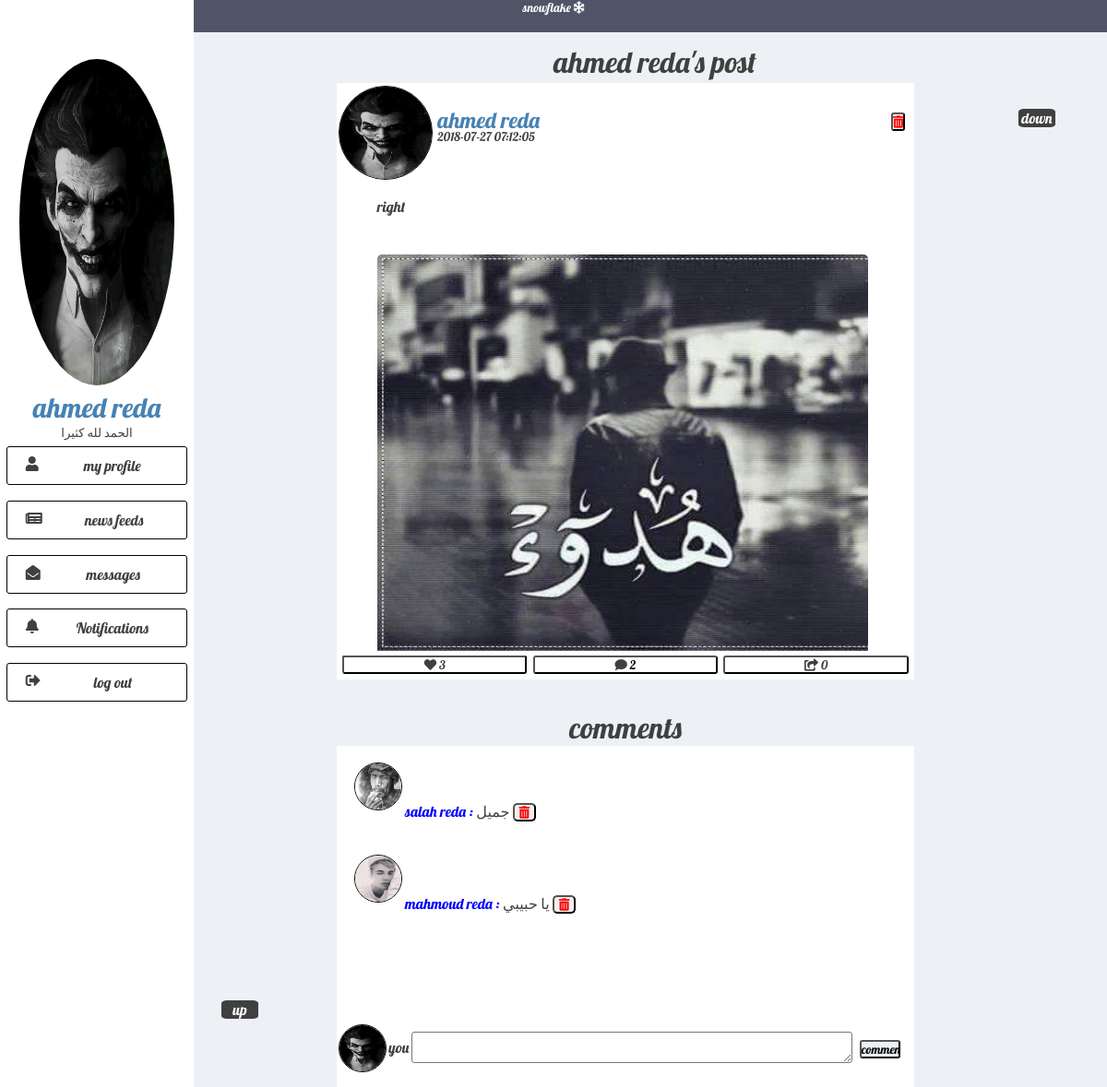
The page /?PG=S_post&post_id=127 (signed in) on the database its author committed.
### tables this page shows
CREATE TABLE `posts` (
  `id` int(11) NOT NULL,
  `text` varchar(500) DEFAULT NULL,
  `time` timestamp NOT NULL DEFAULT CURRENT_TIMESTAMP,
  `likes` int(11) DEFAULT '0',
  `comments` int(11) DEFAULT '0',
  `share` int(11) DEFAULT '0',
  `user_id` int(11) NOT NULL
);

CREATE TABLE `users` (
  `id` int(11) NOT NULL,
  `username` varchar(150) NOT NULL,
  `password` varchar(500) NOT NULL,
  `email` varchar(150) NOT NULL,
  `birth_day` varchar(150) DEFAULT NULL,
  `bio` varchar(500) DEFAULT NULL,
  `job` varchar(150) DEFAULT NULL,
  `city` varchar(150) DEFAULT NULL,
  `time` timestamp NOT NULL DEFAULT CURRENT_TIMESTAMP ON UPDATE CURRENT_TIMESTAMP,
  `secret` varchar(150) NOT NULL
);

CREATE TABLE `comment` (
  `id` int(11) NOT NULL,
  `text` varchar(150) NOT NULL,
  `time` timestamp NULL DEFAULT CURRENT_TIMESTAMP,
  `post_id` int(11) NOT NULL,
  `user_id` int(11) NOT NULL
);

### includes/special/S_post.php (the view, shortened to what this page needs)
<?php
include_once('phpDB/connectDB.php');
	$query="SELECT posts.* , users.id , users.username FROM posts INNER JOIN users ON posts.user_id=users.id WHERE posts.id ='".post_id."' ORDER BY `posts`.`time` DESC;";
			$result=mysqli_query($connect,$query);
			$row=mysqli_fetch_row($result);
		$post_user_name=$row[8];
?>
<a href="#bottom"><div class="go">down</div></a>
<a href="#top"><div class="go" style="top:92%;
	left: 20%;">up</div></a>
<link rel="stylesheet" href="css/S_post.css">
<h1 style=" position: fixed; top:4%;left:50%; z-index: 10;"><?php echo $post_user_name ;?>'s post</h1>
<br>
<br>
<br>
	<div id="posts">
		<?php
				echo'
		<form  class="post the_post" >
			<img src="cloud/'.$row[7].'/profile.jpg?v='.$_SESSION["my_version"].'">
		<a href="?PG=S_profile&S_user_id='.$row[7].'"><h2 style="color:steelblue!important;">'.$row[8].'</h2></a>
			<h5>'.$row[2].'</h5>
			<p style="padding-bottom:30px;">'.$row[1].'</p>
				';
				if(file_exists('cloud/'.$row[7].'/pro_post_img/'.$row[0].'.jpg'))
				{
					echo '<div class="post_img"><img src="cloud/'.$row[7].'/pro_post_img/'.$row[0].'.jpg"></div>';
				}
		if($row[7]==$_SESSION["id"])
		{
			echo'
			<button  type="submit" class="delete" style="width:15px!important;top:5%!important;left:95%!important;"><i class="fas fa-trash-alt" style="color:red!important;"></i><button>
			';
		}
				echo'
			<button  type="submit" class="share therdbutton" id="B_share'.$row[0].'" ><i class="fas fa-share-square" id="I_share'.$row[0].'"> </i><span id="C_share'.$row[0].'" value="'.$row[5].'"> '.$row[5].'</span></button>
			<button  type="submit" class="comment secondbutton" ><i class="fas fa-comment"></i> '.$row[4].'</button>
			<button type="submit" id="B_like'.$row[0].'" class="like firstbutton" > <i class="fas fa-heart" id="I_like'.$row[0].'" ></i><span id="C_like'.$row[0].'" value="'.$row[2].'"> '.$row[3].'</span> </button>
			';
			echo '
			<input type="hidden" name="post_id" value="'.$row[0].'">
			<input type="hidden" name="type" id="type'.$row[0].'" value="unliked">
			<input type="hidden" name="which" class="which" value="none">
			<input type="hidden" name="who" value="post">
		</form>
		<h1 style="display: inline-block!important;">comments</h1>
		';
		include_once('phpDB/connectDB.php');
			$query="SELECT posts.user_id FROM comment INNER JOIN posts ON comment.post_id=posts.id WHERE comment.post_id ='".post_id."' ORDER BY `comment`.`time` ASC;";
			$result=mysqli_query($connect,$query);
			$row=mysqli_fetch_row($result);
			$post_user=$row[0];
		$query="SELECT comment.* , users.id , users.username FROM comment INNER JOIN users ON comment.user_id=users.id WHERE comment.post_id ='".post_id."' ORDER BY `comment`.`time` ASC;";
			$result=mysqli_query($connect,$query);
			while ($row=mysqli_fetch_row($result))
			{
				echo'
			<form class="comments" action="phpDB/like.php"  method="post" enctype="multipart/form-data"  >
			<img class="U_profile" src="cloud/'.$row[5].'/profile.jpg?v='.$_SESSION["my_version"].'">
			<a href ="?PG=S_profile&S_user_id='.$row[4].'"><p><span style="color:blue!important;">'.$row[6].' : </span>'.$row[1].'</p></a>
			';
			if($row[4]==$_SESSION["id"]||$post_user==$_SESSION["id"])
			{
			echo '
			<button type="submit" style="width:25px!important;"><i class="fas fa-trash-alt" style="color:red!important;"></i></button>
			';
			}
			echo'
			<input type="hidden" name="comment_id"  value="'.$row[0].'">
			<input type="hidden" name="post_id" value="'.$_GET["post_id"].'">
			<input type="hidden" name="who"  value="comment_delete">
			</form>
		';
			}
		echo '<div class="comments">
		<form class="message" action="phpDB/like.php"  method="post" enctype="multipart/form-data" >
					<img class="C_profile" src="cloud/'.$_SESSION["id"].'/profile.jpg?v='.$_SESSION["my_version"].'">
					<h4>you </h4>
				<textarea name="comment"></textarea>
				<input type="hidden" name="post_id" value="'.$_GET["post_id"].'">
				<input type="hidden" name="who" value="insert_comment">
				<input type="submit" value="comment" >
			</form>
			</div>
		';
	?>
</div>

### css/index.css (style rules this page uses)
* { color: #404040!important; font-family: 'Lobster', cursive; font-weight:100!important; margin: 0; padding: 0; }
input,textarea,button { color: #000!important; border-radius: 5px; }
input[type="submit"],input[type="reset"],button { color: #000!important; }
body { width: 100%; min-height:580px; position: relative; background-color:#edf1f5; background-repeat: no-repeat; background-size: 100% 100%; background-attachment:fixed; }
.go { width: 40px; height: 20px; background-color:#404040; border-radius:15%; position: fixed; top:10%; left: 92%; color: white!important; text-align: center; z-index: 10; cursor: pointer; }

### css/S_post.css (style rules this page uses)
#posts { text-align:center; position: relative; margin-left: 13%; }
#posts .post { width: 60%; min-height:150px; margin: auto; margin-top:30px; position: relative; text-align: left; background-color:#ffffff; }
#posts .post img:first-child { width: 100px; height: 100px; border: 1px solid black; border-radius:50%; margin:0.4% 0.4%; }
#posts .post h2 { display: inline-block; position: absolute; margin:4% 0.4%; }
#posts .post h5 { display: inline-block; position: absolute; margin:8% 0.4%; }
#posts .post p { margin: 2%; margin-left: 7%; }
#posts .post button { position: absolute; top:96%; width: 32%; margin-left: 1%; background-color: white; border-radius:3px; }
#posts .post .firstbutton { left:0%; }
#posts .post .secondbutton { left:33%; }
#posts .post .therdbutton { left:66%; }
#posts .post .post_img { width: 100%; }
#posts .post .post_img img { min-width:85% ; min-height: 430px; max-width:500px ; margin-left: 7%; display: block; padding-bottom: 5%; margin-bottom: 5%; border: 0; border-radius: 5px; }
.comments { width: 60%; min-height:100px; margin: auto; position: relative; text-align: left; background-color:#ffffff; }
.comments p { padding-top:0%; padding-left:0%; display: inline-block; }
.message { width: 100%; min-height:70px; text-align: left; background-color:#ffffff; position: absolute; top:100%; left: 0%; }
.C_profile { width: 50px!important; height: 50px!important; border: 1px solid black; border-radius:50%; margin:0.4% 0.4%; }
.U_profile { width: 50px!important; height: 50px!important; border: 1px solid black; border-radius:50%; margin:3% 0% 1% 3%; }
.message h4 { display: inline-block; position:absolute; top:25%; left: 9%; }
textarea { position:absolute; top:15%; left: 13%; width: 76%; border-radius: 3px; }
input[type="submit"] { position:absolute; top:27%; left: 90.5%; width: 7%; border-radius: 3px; background-color: #edf1f5; }

### rows shown on the page
posts: user.username "ahmed reda", time "2018-07-27 07:12:05", text "right", share "0", comments "2", likes "3"
comment: shows a picture, user.username "salah reda", text "جميل"
comment: shows a picture, user.username "mahmoud reda", text "يا حبيبي"

### other values the page prints
$_SESSION["username"] "ahmed reda"
$_SESSION["bio"] "الحمد لله كثيرا"
